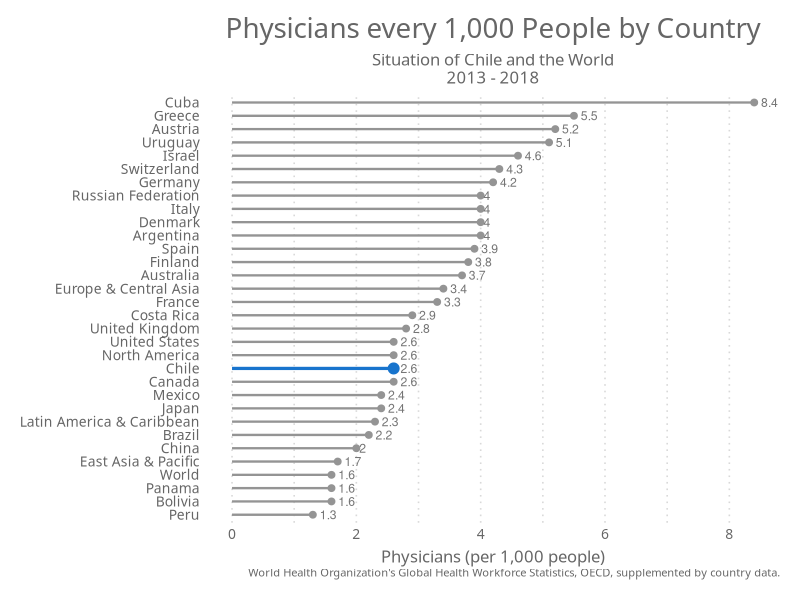

Write the R code that produced this figure.
## ---- chunk 1

knitr::opts_chunk$set(echo = TRUE)

## ---- chunk 2

#### Library ----
library(readxl)
library(dplyr)
library(tidyverse)

## ---- chunk 3

#### Theme ----
theme_elegante <- function(base_size = 10,
                           base_family = "Raleway"
)
{
  color.background = "#FFFFFF" # Chart Background
  color.grid.major = "#D9D9D9" # Chart Gridlines
  color.axis.text = "#666666" # 
  color.axis.title = "#666666" # 
  color.title = "#666666"
  color.subtitle = "#666666"
  strip.background.color = '#9999CC'
  
  ret <-
    theme_bw(base_size=base_size) +
    
    # Set the entire chart region to a light gray color
    theme(panel.background=element_rect(fill=color.background, color=color.background)) +
    theme(plot.background=element_rect(fill=color.background, color=color.background)) +
    theme(panel.border=element_rect(color=color.background)) +
    
    # Format the grid
    theme(panel.grid.major=element_line(color=color.grid.major,size=.55, linetype="dotted")) +
    theme(panel.grid.minor=element_line(color=color.grid.major,size=.55, linetype="dotted")) +
    theme(axis.ticks=element_blank()) +
    
    # Format the legend, but hide by default
    theme(legend.position="none") +
    theme(legend.background = element_rect(fill=color.background)) +
    theme(legend.text = element_text(size=base_size-3,color=color.axis.title, family = base_family)) +
    
    theme(strip.text.x = element_text(size=base_size,color=color.background, family = base_family)) +
    theme(strip.text.y = element_text(size=base_size,color=color.background, family = base_family)) +
    #theme(strip.background = element_rect(fill=strip.background.color, linetype="blank")) +
    theme(strip.background = element_rect(fill = "grey70", colour = NA)) +
    # theme(panel.border= element_rect(fill = NA, colour = "grey70", size = rel(1)))+
    # Set title and axis labels, and format these and tick marks
    theme(plot.title=element_text(color=color.title, 
                                  size=20, 
                                  vjust=1.25, 
                                  family=base_family, 
                                  hjust = 0.5
    )) +
    
    theme(plot.subtitle=element_text(color=color.subtitle, size=base_size+2, family = base_family,  hjust = 0.5))  +
    
    theme(axis.text.x=element_text(size=base_size,color=color.axis.text, family = base_family)) +
    theme(axis.text.y=element_text(size=base_size,color=color.axis.text, family = base_family)) +
    theme(text=element_text(size=base_size, color=color.axis.text, family = base_family)) +
    
    theme(axis.title.x=element_text(size=base_size+2,color=color.axis.title, vjust=0, family = base_family)) +
    theme(axis.title.y=element_text(size=base_size+2,color=color.axis.title, vjust=1.25, family = base_family)) +
    theme(plot.caption=element_text(size=base_size-2,color=color.axis.title, vjust=1.25, family = base_family)) +
    
    # Legend  
    theme(legend.text=element_text(size=base_size,color=color.axis.text, family = base_family)) +
    theme(legend.title=element_text(size=base_size,color=color.axis.text, family = base_family)) +
    theme(legend.key=element_rect(colour = color.background, fill = color.background)) +
    theme(legend.position="bottom", 
          legend.box = "horizontal", 
          legend.title = element_blank(),
          legend.key.width = unit(.75, "cm"),
          legend.key.height = unit(.75, "cm"),
          legend.spacing.x = unit(.25, 'cm'),
          legend.spacing.y = unit(.25, 'cm'),
          legend.margin = margin(t=0, r=0, b=0, l=0, unit="cm")) +
    
    # Plot margins
    theme(plot.margin = unit(c(.5, .5, .5, .5), "cm"))
  
  ret
}

## ---- chunk 4

#### General Data ----

Health <- read_excel("Health_2.xlsx")

## ---- chunk 5

# Physicians Data
Health_Phys <- Health %>%
  select(Country, `Physiciansper1,000people2013-18`) %>%
  filter(`Physiciansper1,000people2013-18` != "..", Country %in%
           c("Cuba", "Greece", "Austria", "Uruguay", "Israel",
             "Switzerland", "Germany", "Argentina", "Italy", "Denmark", "Russian Federation",
             "Spain", "Finland", "Australia", "Europe & Central Asia", "France", "Costa Rica", "United Kingdom", "Canada",
             "Chile", "United States", "North America", "Japan", "Mexico",
             "Latin America & Caribbean", "Brazil", "China", "East Asia & Pacific",
             "Bolivia", "Panama", "World", "Peru")) %>%
  arrange(`Physiciansper1,000people2013-18`) # Reorder the data

Health_Phys$`Physiciansper1,000people2013-18` <- as.numeric(as.character(Health_Phys$`Physiciansper1,000people2013-18`)) #Transform column character to numeric

# Physicians Graphic

Health_Phys %>%
  mutate(Country = fct_reorder(Country, `Physiciansper1,000people2013-18`)) %>%
  ggplot(aes(x = Country, y = `Physiciansper1,000people2013-18`)) +
  geom_segment(aes(x = Country, xend = Country, y = 0, yend = `Physiciansper1,000people2013-18`), color = ifelse(Health_Phys$Country %in% c("Chile"), "dodgerblue3", "gray58"), size = ifelse(Health_Phys$Country %in% c("Chile"), 1.1, 0.8)) +
  geom_point(color = ifelse(Health_Phys$Country %in% c("Chile"), "dodgerblue3", "gray58"), size = ifelse(Health_Phys$Country %in% c("Chile"), 3.4, 2)) +
  coord_flip() +
  theme_elegante() +
  ylab("Physicians (per 1,000 people)") +
  labs(title = paste("Physicians every 1,000 People by Country"), 
       caption = "World Health Organization's Global Health Workforce Statistics, OECD, supplemented by country data.",
       subtitle = paste0("Situation of Chile and the World\n", "2013 - 2018" )) +
    geom_text(aes(label = Health_Phys$`Physiciansper1,000people2013-18`), hjust = -.4, nudge_x = 0, color = "gray46", size = 3.1) +
  theme(panel.grid.major.y = element_blank(), panel.border = element_blank(), axis.ticks.y = element_blank()) +
  theme(axis.title.y=element_blank(),
        legend.position = "none")

